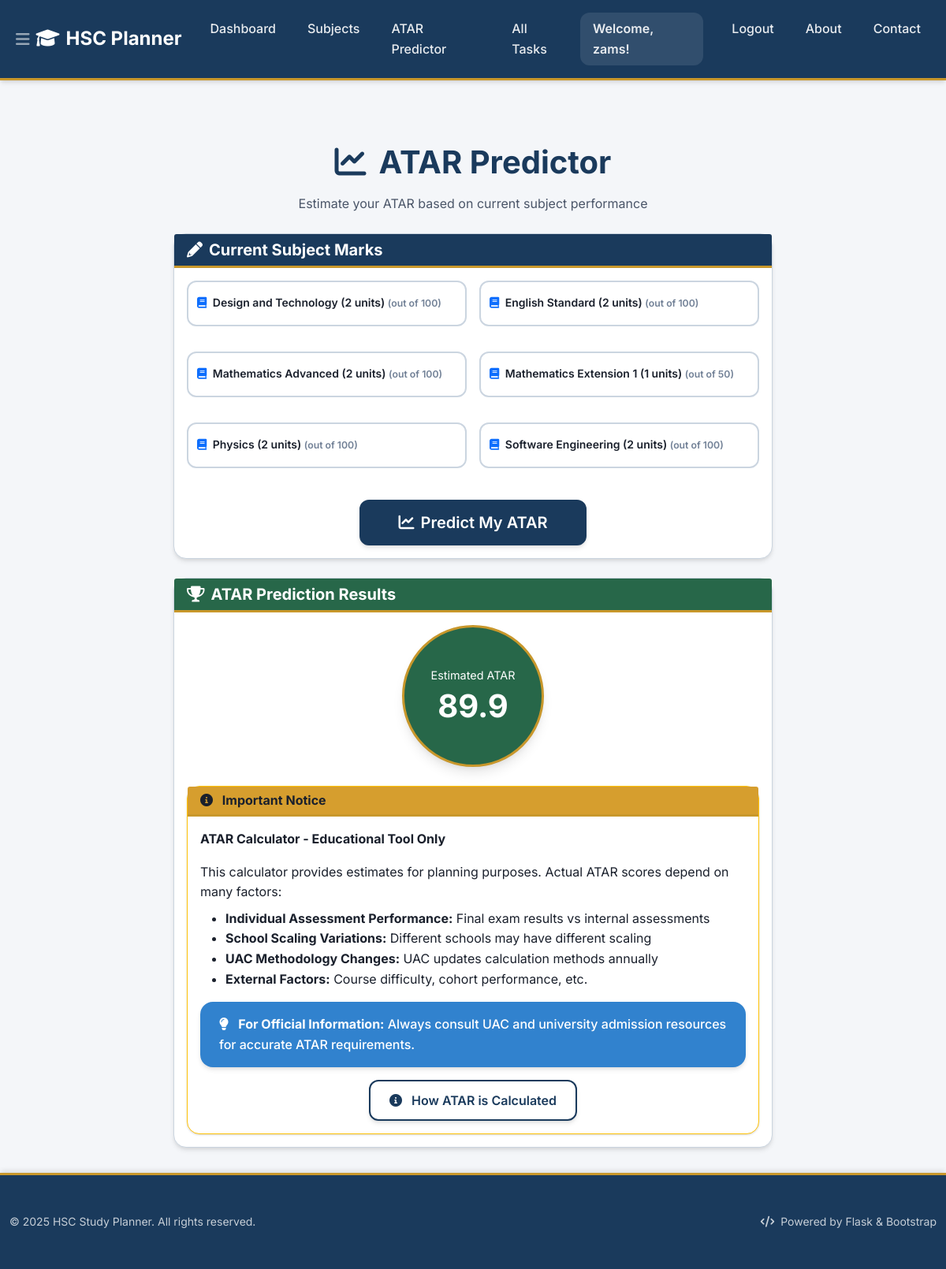
The app's page /atar (signed in), older data.
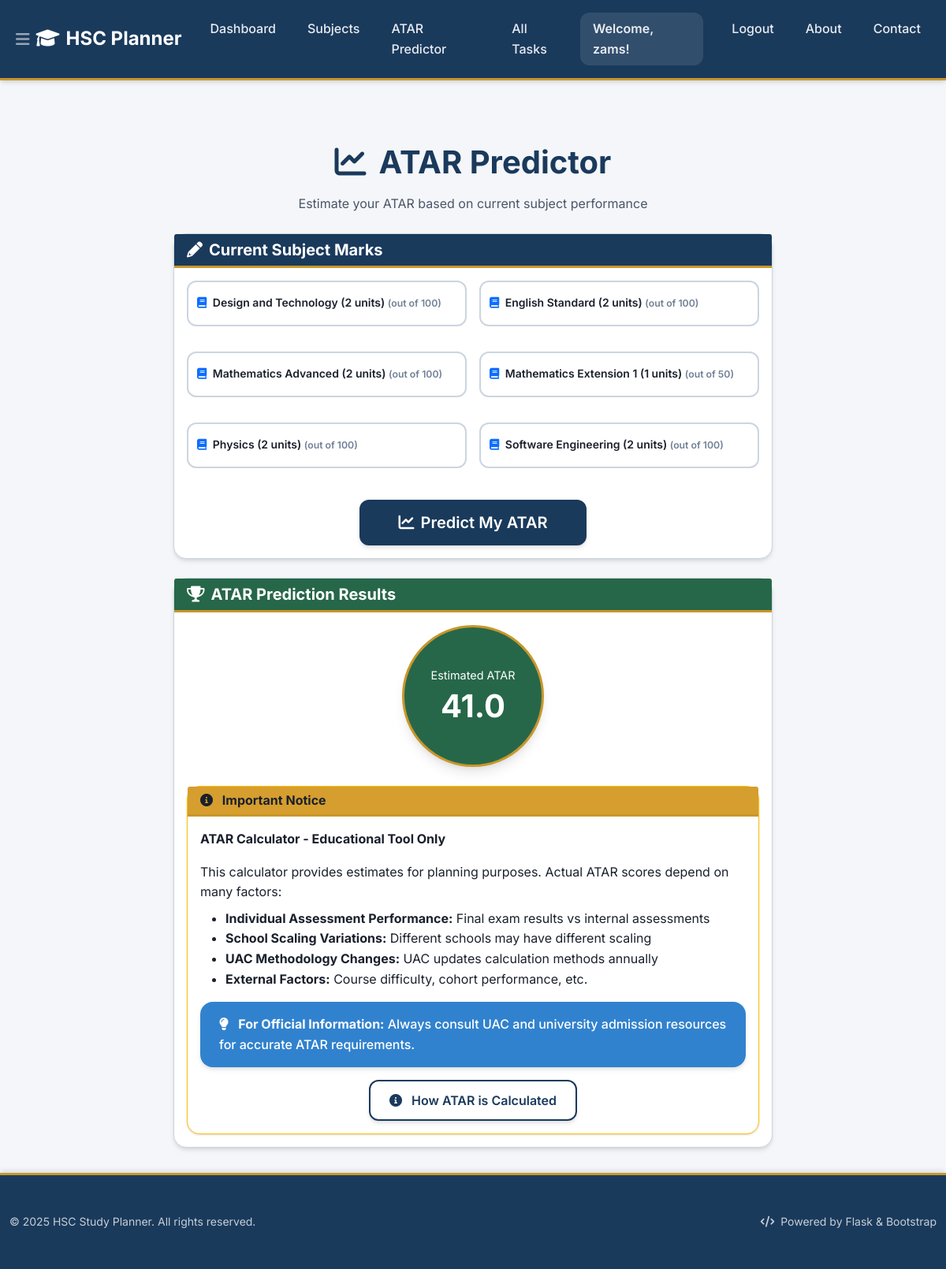
The same page, newer data.
### tables this page shows
CREATE TABLE users (
    id INTEGER PRIMARY KEY AUTOINCREMENT,
    username TEXT UNIQUE NOT NULL,
    password_hash TEXT NOT NULL,
    email TEXT UNIQUE NOT NULL
);

CREATE TABLE subjects (
                id INTEGER PRIMARY KEY AUTOINCREMENT,
                name TEXT NOT NULL,
                user_id INTEGER NOT NULL,
                units INTEGER NOT NULL DEFAULT 2,
                target_mark INTEGER,
                FOREIGN KEY (user_id) REFERENCES users (id),
                UNIQUE(user_id, name)
            );

CREATE TABLE atar_predictions (
                        id INTEGER PRIMARY KEY AUTOINCREMENT,
                        user_id INTEGER NOT NULL,
                        atar_score REAL NOT NULL,
                        aggregate_score REAL NOT NULL,
                        prediction_date TEXT NOT NULL,
                        notes TEXT,
                        FOREIGN KEY (user_id) REFERENCES users (id)
                    );

### Task_Organiser/app.py (the view, shortened to what this page needs)
    @app.route('/atar', methods=['GET', 'POST'])
    @login_required
    def atar():
        from .atar_data import calculate_atar_estimate, SUBJECT_SCALING_POINTS
        db = get_db()
        user_subjects = db.execute('SELECT * FROM subjects WHERE user_id = ? ORDER BY name', (g.user['id'],)).fetchall()
        latest_prediction = db.execute('''SELECT * FROM atar_predictions WHERE user_id = ? ORDER BY prediction_date DESC LIMIT 1''', (g.user['id'],)).fetchone()
        estimated_atar = latest_prediction['atar_score'] if latest_prediction and latest_prediction['atar_score'] else 0
        return render_template('atar.html',
                             estimated_atar=estimated_atar,
                             user_subjects=user_subjects,
                             available_subjects=list(SUBJECT_SCALING_POINTS.keys()))

### Task_Organiser/app.py (called while the page is built)
def login_required(view):
    @wraps(view)
    def wrapped_view(**kwargs):
        if g.user is None:
            return redirect(url_for('login'))
        return view(**kwargs)
    return wrapped_view

### Task_Organiser/db.py (called while the page is built)
def get_db():
    if 'db' not in g:
        database_path = current_app.config['DATABASE']
        g.db = sqlite3.connect(database_path)
        g.db.row_factory = sqlite3.Row
    return g.db

### Task_Organiser/templates/atar.html (shortened to what this page needs)
{% extends 'base.html' %}
{% block content %}
<div class="container mt-4">
    <div class="row justify-content-center">
        <div class="col-lg-10 col-xl-8">
            <div class="text-center mb-4 fade-in-up">
                <h1 class="fw-bold mb-3" style="color: var(--primary);">
                    <i class="fas fa-chart-line me-3"></i>ATAR Predictor
                </h1>
                <p class="text-secondary">Estimate your ATAR based on current subject performance</p>
            </div>
            <div class="card mb-4 shadow fade-in-up">
                <div class="card-header" style="background: var(--primary); color: white !important; border-bottom: 3px solid var(--accent);">
                    <h5 class="mb-0 fw-bold" style="color: white !important;">
                        <i class="fas fa-pencil-alt me-2"></i>Current Subject Marks
                    </h5>
                </div>
                <div class="card-body">
                    <form method="post" action="{{ url_for('atar') }}">
                        <div class="row g-3">
                            {% for subject in user_subjects %}
                            <div class="col-md-6">
                                <div class="form-floating mb-3">
                                    <input type="number" class="form-control" id="mark_{{ subject.id }}"
                                           name="mark_{{ subject.id }}" value="{{ atar_result.subject_results[loop.index0].hsc_mark if atar_result else '' }}"
                                           min="0" max="{{ '50' if 'Extension' in subject.name and subject.name != 'Mathematics Extension 2' else '100' }}" step="0.1" placeholder="Enter mark">
                                    <label for="mark_{{ subject.id }}" class="form-label">
                                        {% if 'Extension' in subject.name and subject.name != 'Mathematics Extension 2' %}
                                        <small class="text-muted">(out of 50)</small>
                                        {% else %}
                                        <small class="text-muted">(out of 100)</small>
                                        {% endif %}
                                    </label>
                                </div>
                            </div>
                            {% endfor %}
                        </div>
                        <div class="text-center mt-4">
                            <button type="submit" class="btn btn-primary btn-lg px-5 shadow" style="background: var(--primary); border-color: var(--primary);">
                                <i class="fas fa-chart-line me-2"></i>Predict My ATAR
                            </button>
                        </div>
                    </form>
                </div>
            </div>
            <div class="card shadow fade-in-up">
                <div class="card-header" style="background: var(--success); color: white !important; border-bottom: 3px solid var(--accent);">
                    <h5 class="mb-0 fw-bold" style="color: white !important;">
                        <i class="fas fa-trophy me-2"></i>ATAR Prediction Results
                    </h5>
                </div>
                <div class="card-body">
                    <div class="text-center mb-4">
                        <div class="d-inline-block text-white rounded-circle p-4 shadow-lg" style="background: var(--success); width: 180px; height: 180px; border: 3px solid var(--accent);">
                            <div class="d-flex flex-column h-100 justify-content-center align-items-center">
                                <small class="mb-1" style="font-size: 0.9rem;">Estimated ATAR</small>
                                <h1 class="mb-0 fw-bold text-white" style="font-size: 2.5rem;">{{ "%.1f"|format(estimated_atar) }}</h1>
                            </div>
                        </div>
                    </div>
                    <div class="card border-warning shadow-sm">
                        <div class="card-header" style="background: var(--warning); color: white; border-bottom: 3px solid var(--accent);">
                            <h6 class="mb-0"><i class="fas fa-info-circle me-2"></i> Important Notice</h6>
                        </div>
                        <div class="card-body">
                            <p><strong>ATAR Calculator - Educational Tool Only</strong></p>
                            <p class="mb-2">This calculator provides estimates for planning purposes. Actual ATAR scores depend on many factors:</p>
                            <ul>
                                <li><strong>Individual Assessment Performance:</strong> Final exam results vs internal assessments</li>
                                <li><strong>School Scaling Variations:</strong> Different schools may have different scaling</li>
                                <li><strong>UAC Methodology Changes:</strong> UAC updates calculation methods annually</li>
                                <li><strong>External Factors:</strong> Course difficulty, cohort performance, etc.</li>
                            </ul>
                            <div class="alert mt-3" style="background: var(--info); color: white; border: none; border-radius: var(--border-radius-lg);">
                                <i class="fas fa-lightbulb me-2"></i>
                                <strong>For Official Information:</strong> Always consult UAC and university admission resources for accurate ATAR requirements.
                            </div>
                            <div class="text-center mt-3">
                                <a href="{{ url_for('atar_calculation') }}" class="btn btn-outline-primary shadow" style="border-color: var(--primary); color: var(--primary);">
                                    <i class="fas fa-info-circle me-2"></i>
                                    How ATAR is Calculated
                                </a>
                            </div>
                        </div>
                    </div>
                </div>
            </div>
        </div>
    </div>
</div>
{% endblock %}

### Task_Organiser/templates/base.html (shortened to what this page needs)
<!DOCTYPE html>
<html lang="en">
<head>
    <link href="https://cdn.jsdelivr.net/npm/bootstrap@5.1.3/dist/css/bootstrap.min.css" rel="stylesheet">
    <link href="https://cdnjs.cloudflare.com/ajax/libs/font-awesome/6.0.0/css/all.min.css" rel="stylesheet">
</head>
<body>
    <nav class="navbar navbar-expand-lg navbar-dark">
        <div class="container">
            <button class="navbar-toggler" type="button" data-bs-toggle="collapse" data-bs-target="#navbarNav" aria-controls="navbarNav" aria-expanded="false" aria-label="Toggle navigation">
                <i class="fas fa-bars"></i>
            </button>
            <a class="navbar-brand" href="{{ url_for('index') }}">
                <i class="fas fa-graduation-cap me-2"></i>HSC Planner
            </a>
            <div class="collapse navbar-collapse" id="navbarNav">
                <ul class="navbar-nav me-auto">
                    <li class="nav-item">
                        <a class="nav-link" href="{{ url_for('index') }}">Dashboard</a>
                    </li>
                    <li class="nav-item">
                        <a class="nav-link" href="{{ url_for('subjects') }}">Subjects</a>
                    </li>
                    <li class="nav-item">
                        <a class="nav-link" href="{{ url_for('atar') }}">ATAR Predictor</a>
                    </li>
                    <li class="nav-item">
                        <a class="nav-link" href="{{ url_for('index') }}?view=all">All Tasks</a>
                    </li>
                </ul>
                <div class="navbar-nav ms-auto">
                    {% if g.user %}
                        <span class="navbar-text me-3">Welcome, {{ g.user.username }}!</span>
                        <a class="nav-link" href="{{ url_for('logout') }}" onclick="return confirm('Are you sure you want to logout?')">Logout</a>
                    {% else %}
                        <a class="nav-link" href="{{ url_for('login') }}">Login</a>
                        <a class="nav-link" href="{{ url_for('register') }}">Register</a>
                    {% endif %}
                    <a class="nav-link" href="{{ url_for('about') }}">About</a>
                    <a class="nav-link" href="{{ url_for('contact') }}">Contact</a>
                </div>
            </div>
        </div>
    </nav>
    <main class="container mt-4">
        {% block content %}{% endblock %}
    </main>
    <footer class="footer mt-auto">
        <div class="container py-2 py-md-3">
            <div class="row align-items-center">
                <div class="col-12 col-md-6">
                    <p class="mb-0 opacity-75 small">&copy; 2025 HSC Study Planner. All rights reserved.</p>
                </div>
                <div class="col-12 col-md-6 text-md-end">
                    <p class="mb-0 opacity-75 small">
                        <i class="fas fa-code me-1"></i>
                        Powered by Flask & Bootstrap
                    </p>
                </div>
            </div>
        </div>
    </footer>
</body>
</html>

### Task_Organiser/templates/base.html (style rules this page uses)
:root { --primary: #1a3a5c; --primary-light: #2c5282; --accent: #c8972b; --success: #276749; --danger: #9b2335; --warning: #d69e2e; --info: #3182ce; --bg: #f4f6f9; --card-bg: #ffffff; --text-primary: #1a202c; --text-secondary: #4a5568; --border: #cbd5e0; --text-muted: #718096; --shadow-sm: 0 1px 3px 0 rgba(0, 0, 0, 0.1), 0 1px 2px 0 rgba(0, 0, 0, 0.06); --shadow-md: 0 4px 6px -1px rgba(0, 0, 0, 0.1), 0 2px 4px -1px rgba(0, 0, 0, 0.06); --shadow-lg: 0 10px 15px -3px rgba(0, 0, 0, 0.1), 0 4px 6px -2px rgba(0, 0, 0, 0.05); --shadow-xl: 0 20px 25px -5px rgba(0, 0, 0, 0.1), 0 10px 10px -5px rgba(0, 0, 0, 0.04); --border-radius-sm: 0.5rem; --border-radius-md: 0.75rem; --border-radius-lg: 1rem; --border-radius-xl: 1.5rem; }
* { margin: 0; padding: 0; box-sizing: border-box; }
body { font-family: 'Inter', -apple-system, BlinkMacSystemFont, sans-serif; background: var(--bg); color: var(--text-primary); line-height: 1.6; min-height: 100vh; display: flex; flex-direction: column; }
.navbar { background: var(--primary); box-shadow: var(--shadow-md); border-bottom: 3px solid var(--accent); padding: 1rem 0; }
.navbar-brand { font-family: 'Inter', sans-serif; font-weight: 700; font-size: 1.5rem; color: white !important; }
.nav-link { font-weight: 500; color: rgba(255,255,255,0.9) !important; transition: all 0.3s ease; border-radius: var(--border-radius-md); margin: 0 0.25rem; padding: 0.5rem 1rem !important; }
.navbar-text { color: rgba(255,255,255,0.9) !important; font-weight: 600; background: rgba(255,255,255,0.1); padding: 0.5rem 1rem; border-radius: var(--border-radius-md); }
.card { border: 1px solid var(--border); border-radius: var(--border-radius-lg); box-shadow: var(--shadow-sm); transition: all 0.3s ease; background: var(--card-bg); }
.btn { font-weight: 600; border-radius: var(--border-radius-md); transition: all 0.3s ease; padding: 0.75rem 1.5rem; text-transform: none; letter-spacing: 0; }
.btn-primary { background: var(--primary); color: white; border: 2px solid var(--primary); }
.btn-outline-primary { background: transparent; color: var(--primary); border: 2px solid var(--primary); }
.form-control, .form-select { border: 2px solid var(--border); border-radius: var(--border-radius-md); padding: 0.875rem 1.25rem; font-weight: 500; transition: all 0.3s ease; background: white; }
.form-label { font-weight: 600; color: var(--text-primary); margin-bottom: 0.75rem; text-transform: none; letter-spacing: 0; font-size: 0.875rem; }
.alert { border: none; border-radius: var(--border-radius-lg); font-weight: 500; padding: 1rem 1.5rem; box-shadow: var(--shadow-md); }
h1, h2, h3, h4, h5, h6 { font-weight: 700; color: var(--text-primary); margin-bottom: 1rem; }
h1 { font-size: 2.5rem; }
h5 { font-size: 1.25rem; }
h6 { font-size: 1rem; }
.text-muted { color: var(--text-muted) !important; }
.text-secondary { color: var(--text-secondary) !important; }
footer { background: var(--primary); color: white; border-top: 3px solid var(--accent); padding: 2rem 0; margin-top: auto; box-shadow: 0 -4px 6px -1px rgba(0, 0, 0, 0.1); }
main.container { padding-top: 2rem; padding-bottom: 2rem; flex: 1; }
.shadow-sm { box-shadow: var(--shadow-sm) !important; }
.shadow { box-shadow: var(--shadow-md) !important; }
.shadow-lg { box-shadow: var(--shadow-lg) !important; }
.fade-in-up { animation: fadeInUp 0.6s ease-out; }
.navbar-toggler { border: none; padding: 0.5rem; color: white; font-size: 1.25rem; display: flex !important; }
@media (max-width: 1200px) { .container { max-width: 100%; } }

Row changes from the older to the newer data that the page shows:
no longer on this page (row unchanged): atar_predictions: atar_score "89.9"
added atar_predictions: atar_score "41.0"
